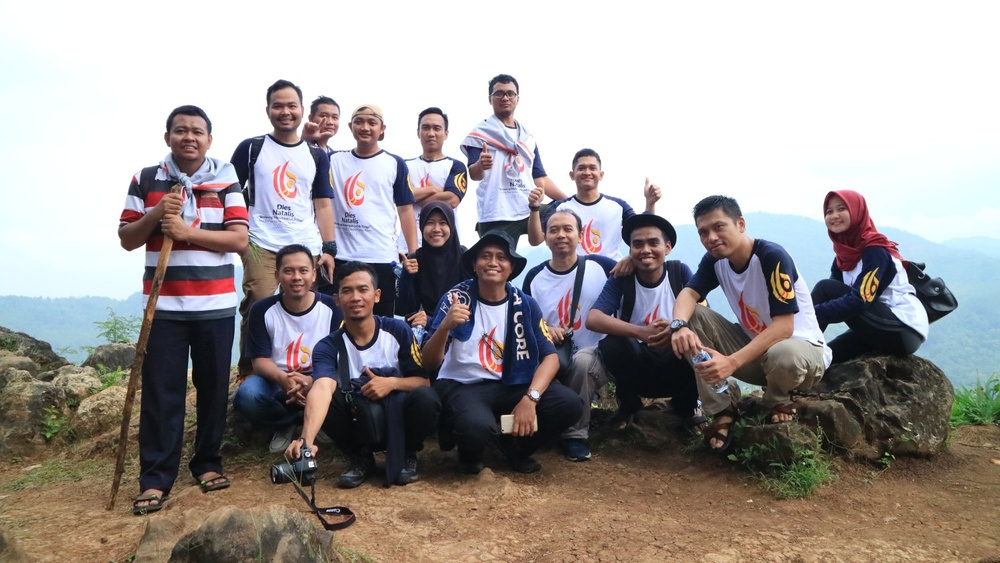
#> input picture FaceDetection/hash.jpg, 1000 x 563 px, shrunk from 1500 x 844 before the run
$ python facedetector.py
#> lines starting #> are read from the running program, lines starting #| are printed output that depends on the picture; after the words box and inside, x2 and y2 are one past the last pixel; in counts of white or black regions, pixels touching at a corner belong together
import numpy as np
import cv2 as cv

wajah = cv.CascadeClassifier(r'model\haarcascade_frontalface_default.xml')
mata = cv.CascadeClassifier(r'model\haarcascade_eye.xml')

img = cv.imread('hash.jpg')
#> img is the input picture: shape (563, 1000, 3); mean B, G, R 150.9, 153.1, 159.3
img_gray = cv.cvtColor(img, cv.COLOR_BGR2GRAY)
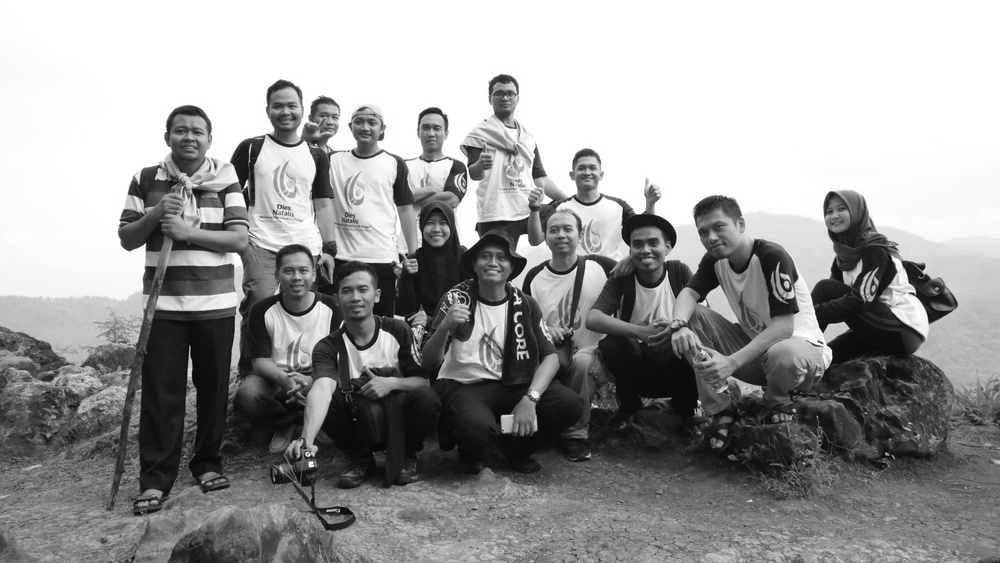
#> img_gray: shape (563, 1000); min 3, max 255, mean 154.7

deteksi_wajah = wajah.detectMultiScale(img_gray, 1.3, 5)
#> deteksi_wajah = [[414, 115, 34, 34], [543, 216, 37, 37], [278, 256, 39, 39], [165, 112, 48, 48], [623, 224, 48, 48], [331, 270, 51, 51]]
for(x,y,w,h) in deteksi_wajah:
    cv.rectangle(img,(x,y), (x+w,y+h),(255,0,0),2)
    roi_gray=img_gray[y:y+h, x:x+w]
    roi_color=img[y:y+h, x:x+w]
    deteksi_mata=mata.detectMultiScale(roi_gray)
#> this loop made 6 passes
#> pass 1, `roi_gray=img_gray[y:y+h, x:x+w]`:
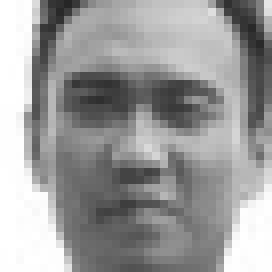
#> roi_gray: shape (34, 34) (shown 8 times larger); min 38, max 255, mean 156.1
#> pass 1, `roi_color=img[y:y+h, x:x+w]`:
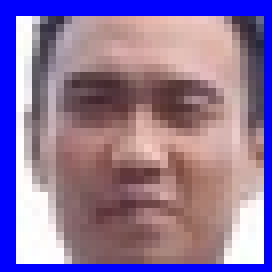
#> roi_color: shape (34, 34, 3) (shown 8 times larger); mean B, G, R 158.4, 116.1, 140.5
#> pass 2, `roi_color=img[y:y+h, x:x+w]`:
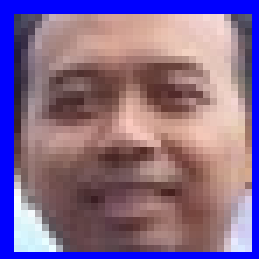
#> roi_color: shape (37, 37, 3) (shown 7 times larger); mean B, G, R 141.5, 104.4, 131.5
#> after the loop:
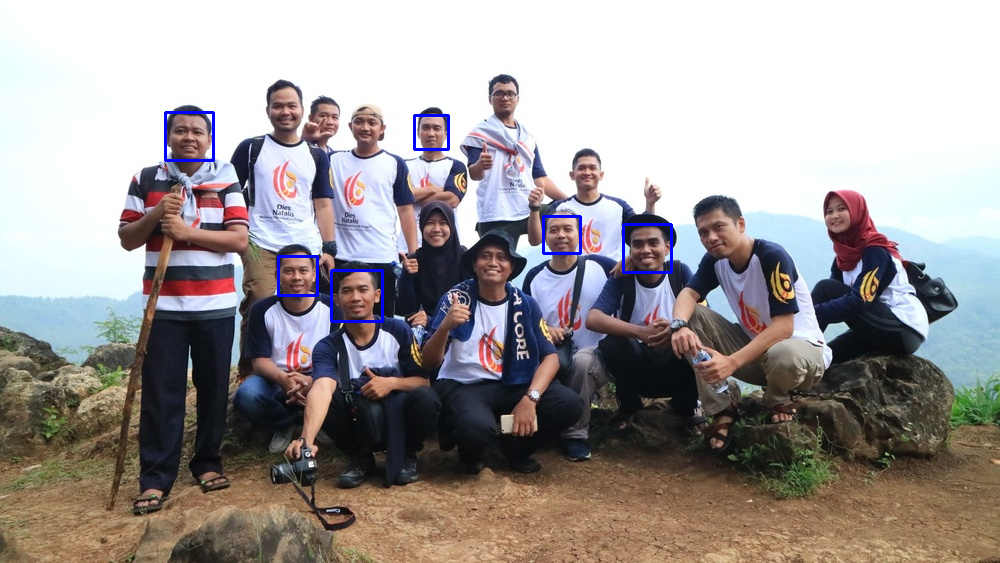
#> img: shape (563, 1000, 3); 0.54% of pixels changed, all inside (x1, y1, x2, y2) = (164, 111, 673, 323)
#> after the loop:
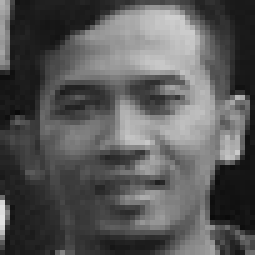
#> roi_gray: shape (51, 51) (shown 5 times larger); min 9, max 228, mean 88.3
for(ex, ey, ew, eh) in deteksi_wajah:
    cv.rectangle(roi_color, (ex,ey),(ex+ew,ey+eh),(0,255,0),2)
#> this loop made 6 passes
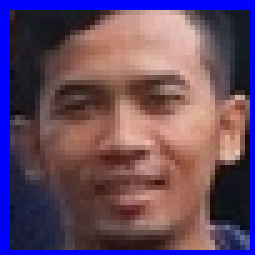
#> roi_color: shape (51, 51, 3) (shown 5 times larger); mean B, G, R 99.3, 73.7, 100.9

cv.namedWindow('img', cv.WINDOW_NORMAL)
cv.imshow('img', img)
cv.waitKey(0)
cv.destroyAllWindows()
